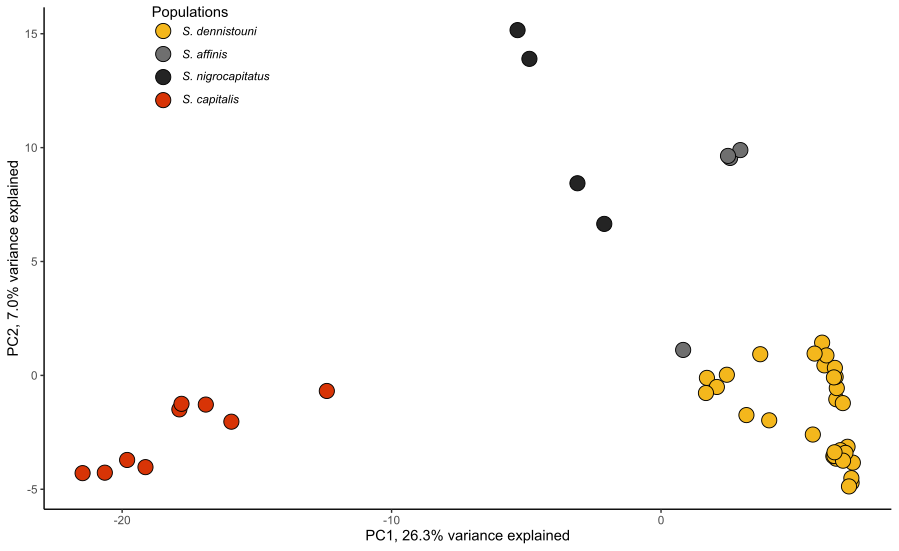

This chart was generated by the following R code:
#PCA on Quality Controlled SNPs

library(vcfR)
library(adegenet)
library(StAMPP)
library(ggplot2)

#set working directory
setwd("C:/Users/Alex/OneDrive/Documents/KUprojects/Stachyrisproject/Manuscript/Sterrhoptilus_RADseq_Repository/")
#read in vcf
v<-read.vcfR("./Data/Sterrhoptilus_vcf.gz")
#read in population file
pops <- read.csv("./Data/Sterrhoptilus_SamplingData.csv")

#remove outgroup from vcf
v.sub<-v[,colnames(v@gt) != "S_plateni_19056" & colnames(v@gt) != "S_plateni_28305" & colnames(v@gt) != "S_plateni_28350"]

#remove any samples from population file that did not make it past quality control
pops<-pops[pops$ID %in% colnames(v.sub@gt),]
#reorder the sample info file to match the order of samples in the vcf
pops<-pops[order(match(pops$ID,colnames(v.sub@gt)[-1])),]

#convert vcfR to genlight
gen<-vcfR2genlight(v.sub)

#perform PCA
sterrhoptilus.pca<-glPca(gen, nf=6)
#isolate PCA scores as a dataframe
sterrhoptilus.pca.scores<-as.data.frame(sterrhoptilus.pca$scores)
#make sure sample info file is identical in order to the resulting PCA output
#all should be true
rownames(sterrhoptilus.pca.scores) == pops$ID

#add in the relevant population identifier you would like to color-code by
sterrhoptilus.pca.scores$pop<-pops$species

#find porportion of variance explained by PC1
sterrhoptilus.pca[["eig"]][1]/sum(sterrhoptilus.pca[["eig"]])
#answer is 26.258%
#PC2
sterrhoptilus.pca[["eig"]][2]/sum(sterrhoptilus.pca[["eig"]])
#answer is 7.030%

ggplot(sterrhoptilus.pca.scores, aes(x=PC1, y=PC2)) +
  geom_point(aes(fill=pop), pch=21, size=5)+
  scale_fill_manual(values=c("#f4b71c","#6f6f6f","#242424","#d83406"), name = "Populations",
                    breaks = c("dennistouni","affinis","nigrocapitatus","capitalis"),
                    labels = c(expression(italic("S. dennistouni")), expression(italic("S. affinis")),
                               expression(italic("S. nigrocapitatus")), expression(italic("S. capitalis"))))+
  xlab("PC1, 26.3% variance explained")+
  ylab("PC2, 7.0% variance explained")+
  theme_classic() +
  theme(legend.position = c(0.12,0.78), legend.justification = c(0.01, 0.01),
      legend.background = element_blank(), legend.spacing.y = unit(0.01, "cm"), legend.text.align = 0)
